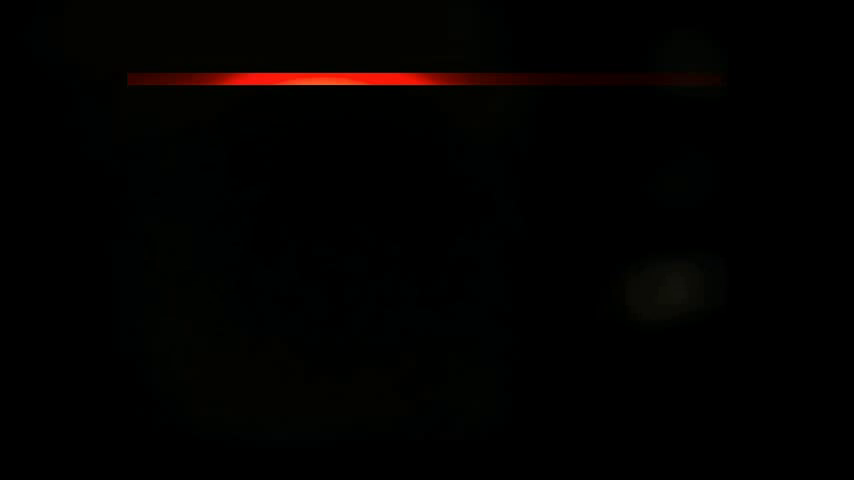
#> input picture frame 25 of Lab 2/video.mp4, 854 x 480 px, given in place of rolling_shutter.mp4, which was not available
$ jupyter execute RollingShutter.ipynb   (shell and % lines are left out)
#> lines starting #> are read from the running program, lines starting #| are printed output that depends on the picture; pictures that were not available may be replaced by others from this repository, and a replacement may not be noted
[cell 1]
import imutils
from imutils import contours
from skimage import measure
import numpy as np
import argparse
import cv2
import matplotlib.pyplot as plt
import os
import time

from vlcs_mobile import copyVideo

[cell 2]
def plot_imshow_in_array(matrices_to_show:list , max_image_in_row:int = 4 , plots_kwargs_list:list = []):
    """
        Plots the image list in an array of row * col , where max(col) = max_image_in_row, and the
        number of rows is calculated accordingly.
        @param matrices_to_show a list of matrices to be plotted using plt.imshow
        @param max_image_in_row maximum number of plots in one row
        @param plots_kwargs_list list of dictionaries of parameters of each plot

    """
    ## total number of plots
    plot_count = len(matrices_to_show)

    assert len(plots_kwargs_list) == 0 or len(plots_kwargs_list) == len(matrices_to_show) , """ plots_kwargs_list should be either an empty
                                                                                    list or should have the same number of members
                                                                                    as matrices_to_show """

    ## number of rows
    nrow = plot_count // max_image_in_row + (1 if (plot_count % max_image_in_row > 0) else 0)

    ## number of columns
    ncol = max_image_in_row if plot_count >= max_image_in_row else plot_count

    ## plotting using imshow
    fig , ax = plt.subplots(nrow , ncol , figsize = (12 , 6))
    for i in range(plot_count):

        ## select the subplot
        plt.subplot(nrow , ncol , i+1 )

        ## format the argument dictionary of the imshow function
        if(len(plots_kwargs_list) == 0):
            config_dict = {}
        else:
            config_dict = plots_kwargs_list[i]

        ## pass the image as well as extra arguments to the imshow function
        plt.imshow(matrices_to_show[i] , **config_dict)

    return fig , ax

[cell 3]
def split_video(input_video_path, output_folder):
    # open the video
#> called with input_video_path = './resources/rolling_shutter.mp4', output_folder = 'rolling_shutter'
    cap = cv2.VideoCapture(input_video_path)

    # get the fps of video
    fps = int(cap.get(cv2.CAP_PROP_FPS))
    total_frames = int(cap.get(cv2.CAP_PROP_FRAME_COUNT))

    # calculate frames per second
    frames_per_second = fps
    frames_per_clip = frames_per_second * 1

    for i in range(3):
        output_video_path = f"{output_folder}/clip_{i+1}.mp4"
        writer = cv2.VideoWriter(output_video_path, cv2.VideoWriter_fourcc(*'mp4v'), fps, (int(cap.get(3)),int(cap.get(4))))

        for _ in range(frames_per_clip):
            ret, frame = cap.read()
            if not ret:
                break
            writer.write(frame)

        writer.release()
#> this loop made 1 pass
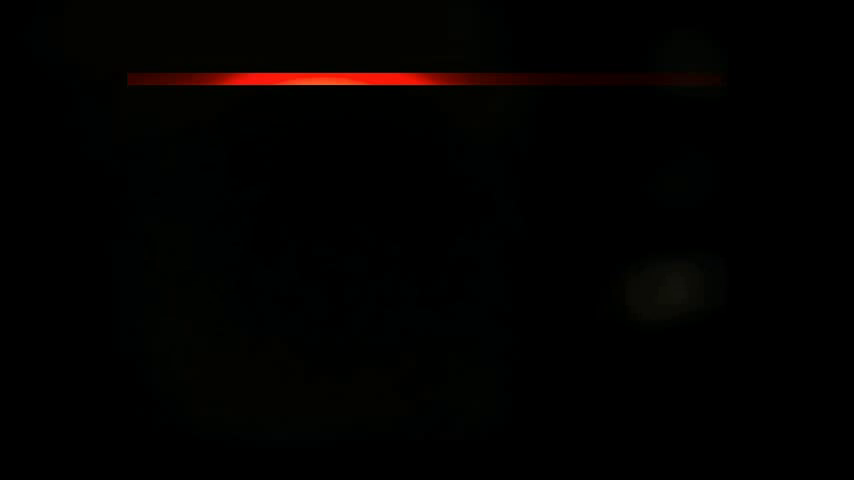
#> input picture frame 25 of Lab 2/video.mp4, 854 x 480 px, given in place of rolling_shutter.mp4, which was not available
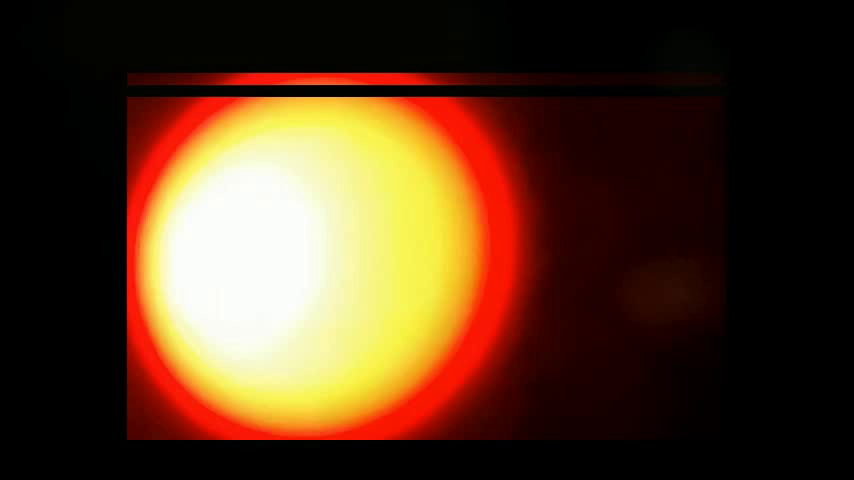
#> input picture frame 28 of Lab 2/video.mp4, 854 x 480 px, given in place of rolling_shutter.mp4, which was not available
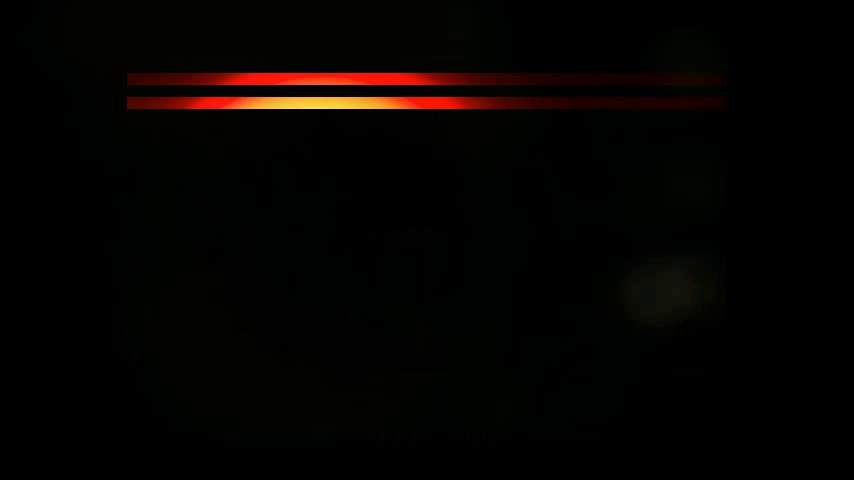
#> input picture frame 34 of Lab 2/video.mp4, 854 x 480 px, given in place of rolling_shutter.mp4, which was not available
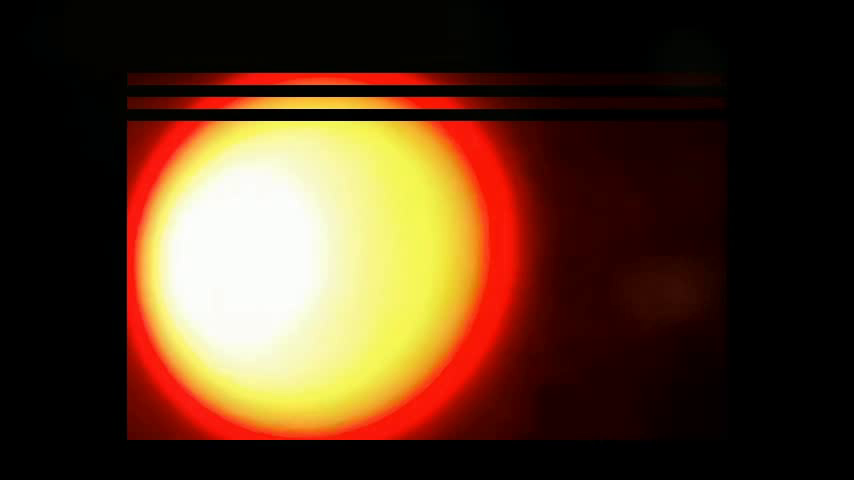
#> input picture frame 40 of Lab 2/video.mp4, 854 x 480 px, given in place of rolling_shutter.mp4, which was not available
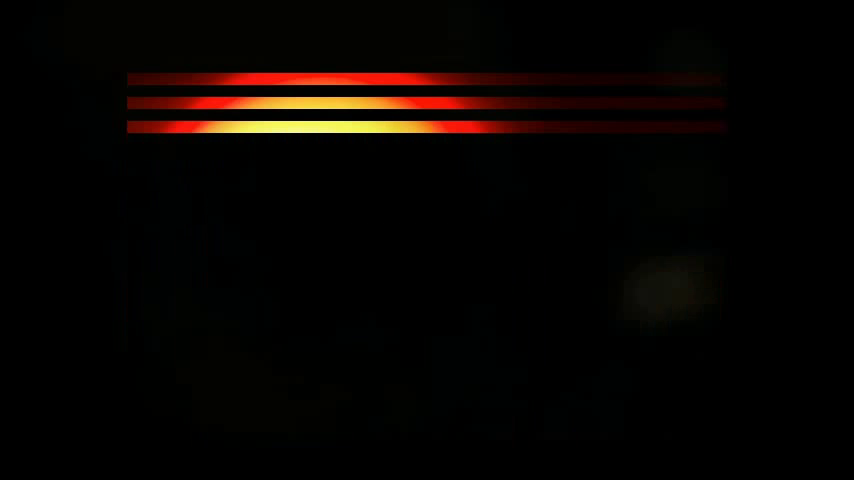
#> input picture frame 46 of Lab 2/video.mp4, 854 x 480 px, given in place of rolling_shutter.mp4, which was not available
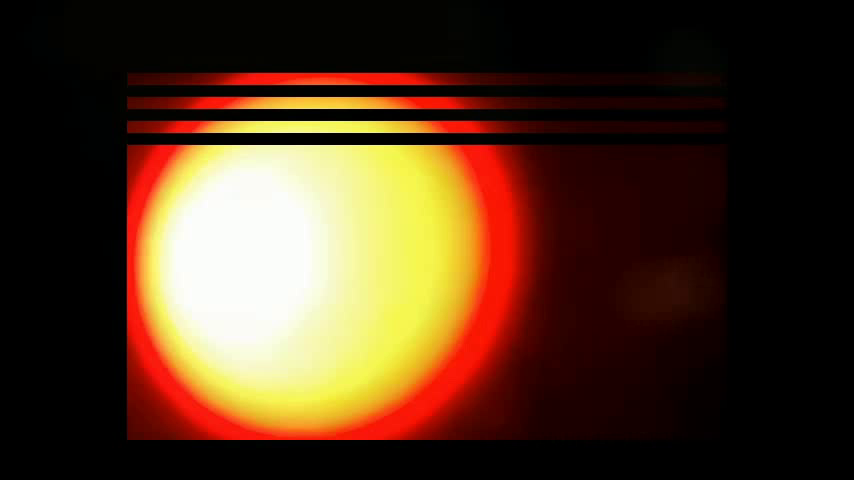
#> input picture frame 52 of Lab 2/video.mp4, 854 x 480 px, given in place of rolling_shutter.mp4, which was not available
    cap.release()

$ run again, starting later in the video
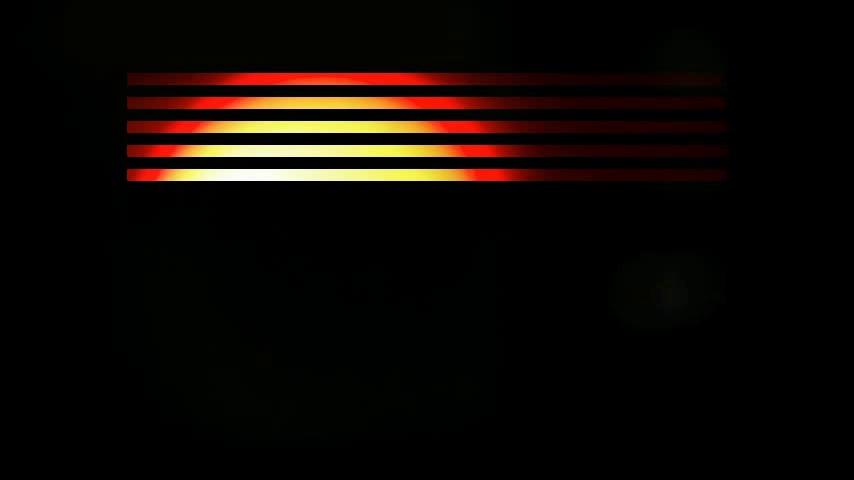
#> input picture frame 114 of Lab 2/video.mp4, 854 x 480 px, given in place of rolling_shutter.mp4, which was not available
#> the loop in split_video, `for i in range(3):` made 1 pass
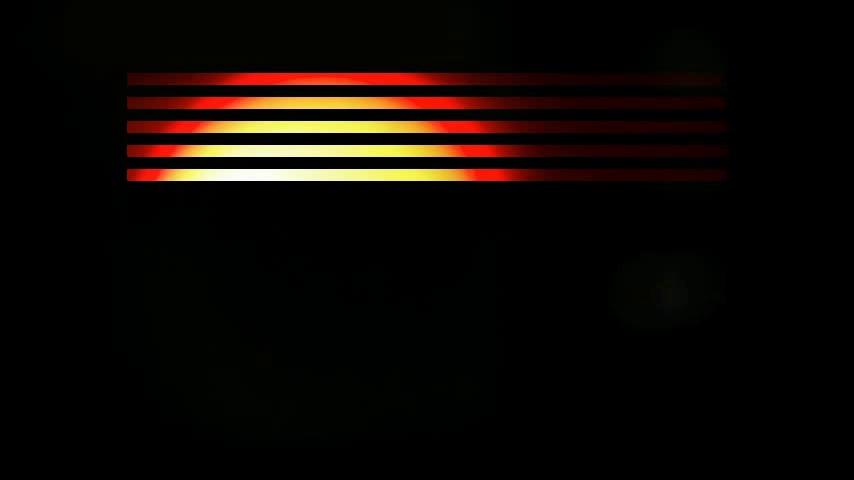
#> input picture frame 114 of Lab 2/video.mp4, 854 x 480 px, given in place of rolling_shutter.mp4, which was not available
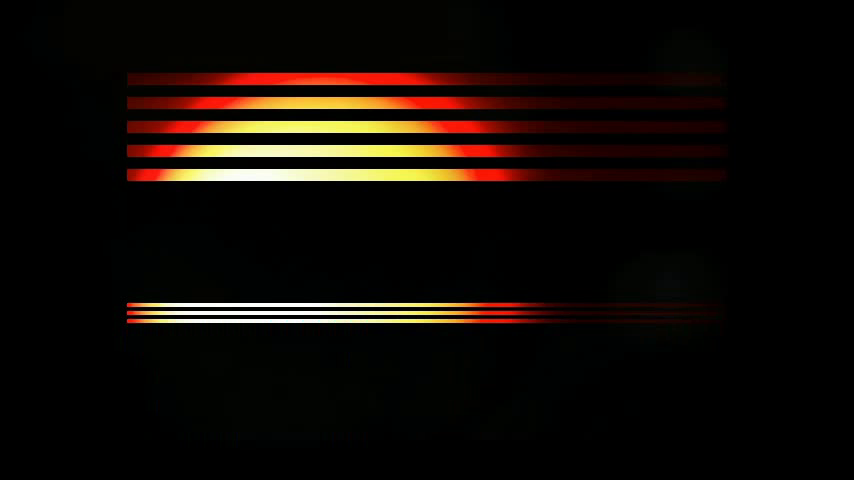
#> input picture frame 141 of Lab 2/video.mp4, 854 x 480 px, given in place of rolling_shutter.mp4, which was not available
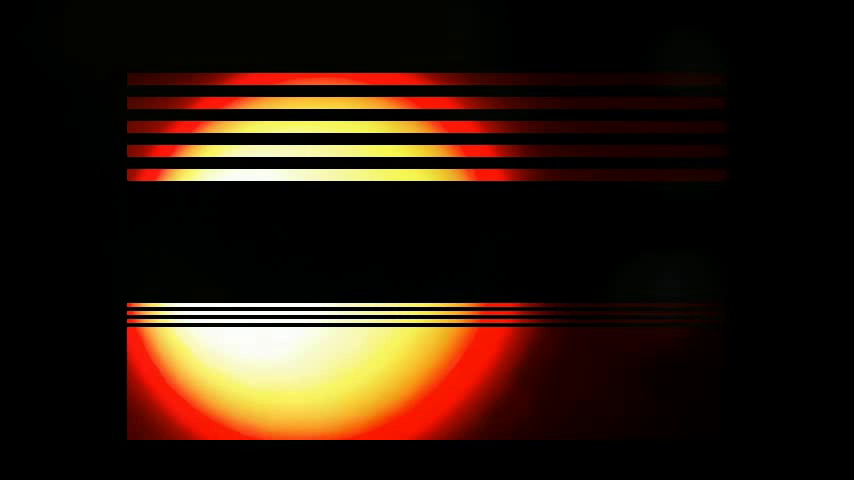
#> input picture frame 143 of Lab 2/video.mp4, 854 x 480 px, given in place of rolling_shutter.mp4, which was not available
#> in split_video, frame is the input picture: shape (480, 854, 3); mean B, G, R 13.2, 24.7, 42.3
